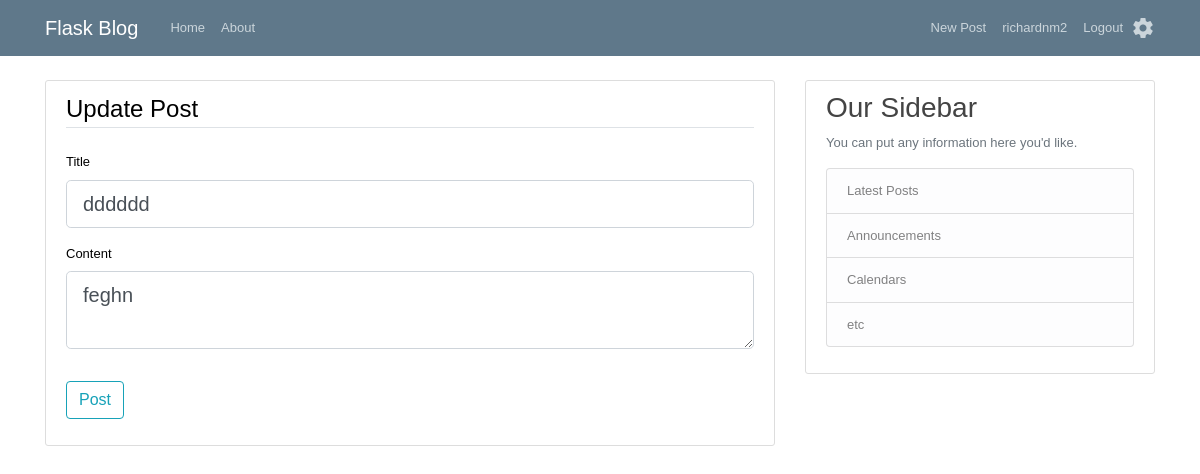
/post/49/update (signed in), run on the app's committed database.
### flaskblog/models.py (models this page shows, shortened)
class User(db.Model, UserMixin):
    id = db.Column(db.Integer, primary_key=True)
    username = db.Column(db.String(20), unique=True, nullable=False)
    email = db.Column(db.String(120), unique=True, nullable=False)
    image_file = db.Column(db.String(20), nullable=False,
                           default='default.jpeg')
    password = db.Column(db.String(60), nullable=False)
    posts = db.relationship('Post', backref='author', lazy=True)
    deleted_posts = db.relationship('DeletedPost', backref='author', lazy=True)

class Post(db.Model):
    id = db.Column(db.Integer, primary_key=True)
    title = db.Column(db.String(100), nullable=False)
    date_posted = db.Column(db.DateTime, nullable=False,
                            default=datetime.utcnow)
    date_edited = db.Column(db.DateTime, nullable=False,
                            default=datetime.utcnow)
    content = db.Column(db.Text, nullable=False)
    user_id = db.Column(db.Integer, db.ForeignKey('user.id'),
                        nullable=False)
    post_history = db.relationship('PostHistory', backref='post',
                                   lazy=True)

### flaskblog/posts/routes.py (the view)
@posts.route("/post/<int:post_id>/update", methods=['GET', 'POST'])
@login_required
def update_post(post_id):
    post = Post.query.get_or_404(post_id)
    if post.author != current_user:
        abort(403)
    form = PostForm()
    if form.validate_on_submit():
        post_edit = PostHistory()
        post_edit.title = post.title
        post_edit.date_edited = post.date_edited
        post_edit.content = post.content
        post_edit.post_id = post.id
        db.session.add(post_edit)
        post.date_edited = datetime.utcnow()
        post.title = form.title.data
        post.content = form.content.data
        db.session.commit()
        flash('Your post has been updated!', 'success')
        return redirect(url_for('posts.post', post_id=post.id))
    elif request.method == 'GET':
        form.title.data = post.title
        form.content.data = post.content
    return render_template('create_post.html', title='Update Post',
                           form=form, legend='Update Post')

### flaskblog/posts/forms.py
class PostForm(FlaskForm):
    title = StringField('Title', validators=[DataRequired()])
    content = TextAreaField('Content', validators=[DataRequired()])
    submit = SubmitField('Post')

### flaskblog/models.py (called while the page is built)
@login_manager.user_loader
def load_user(user_id):
    return User.query.get(int(user_id))

### flaskblog/templates/create_post.html (shortened to what this page needs)
{% extends 'layout.html' %}
{% block content %}
    <div class="content-section">
        <form method="POST" action="" novalidate>
            <fieldset class="form-group">
                <legend class="border-bottom mb-4">{{ legend }}</legend>
                <div class="form-group">
                    {{ form.title.label(class="form-control-label") }}
                    {% if form.title.errors %}
                    {{ form.title(class="form-control form-control-lg is-invalid") }}
                    <div class="invalid-feedback">
                        {% for error in form.title.errors %}
                            <span>{{  error }}</span>
                        {% endfor %}
                    </div>
                    {% else %}
                        {{ form.title(class="form-control form-control-lg") }}
                    {% endif %}
                </div>
                <div class="form-group">
                    {{ form.content.label(class="form-control-label") }}
                    {% if form.content.errors %}
                    {{ form.content(class="form-control form-control-lg is-invalid") }}
                    <div class="invalid-feedback">
                        {% for error in form.content.errors %}
                            <span>{{  error }}</span>
                        {% endfor %}
                    </div>
                    {% else %}
                        {{ form.content(class="form-control form-control-lg") }}
                    {% endif %}
                </div>
            </fieldset>
            <div class="form-group">
                {{ form.submit(class="btn btn-outline-info") }}
            </div>
        </form>
    </div>
{% endblock content %}

### flaskblog/templates/layout.html (shortened to what this page needs)
<!DOCTYPE html>
<html lang="en">
<head window.location.reload(true)>
  <link rel="stylesheet" href="https://maxcdn.bootstrapcdn.com/bootstrap/4.0.0/css/bootstrap.min.css">
  <link rel="stylesheet" type="text/css" href="{{ url_for('static', filename='main.css') }}">
  <link rel="stylesheet" href="{{ url_for('static', filename='style2.css') }}">
</head>
<body location.reload()>
    <header class="site-header">
        <nav class="navbar navbar-expand-md navbar-dark bg-steel fixed-top">
          <div class="container">
            <a class="navbar-brand mr-4" href="/">Flask Blog</a>
            <div class="collapse navbar-collapse" id="navbarToggle">
              <div class="navbar-nav mr-auto">
                <a class="nav-item nav-link" href="{{ url_for('main.home') }}">Home</a>
                <a class="nav-item nav-link" href="{{ url_for('main.about') }}">About</a>
              </div>
              <div class="navbar-nav">
                <div class="navbar-nav">
                  {% if current_user.is_authenticated %}
                  <a class="nav-item nav-link" href="{{ url_for('posts.new_post')}}">New Post</a>
                  <a class="nav-item nav-link" href="{{ url_for('users.account')}}">{{ current_user.username }} </a>
                  <a class="nav-item nav-link" href="{{ url_for('users.logout')}}">Logout</a>
                  <div class="center-vertical">
                      <a class="nav-item nav-icon" href="/settings"> <i class="material-icons small-icon">settings</i> </a>
                  </div>
                </div>
                  {% else %}
                    <a class="nav-item nav-link" href="{{ url_for('users.login')}}">Login</a>
                    <a class="nav-item nav-link" href="{{ url_for('users.register')}}">Register</a>
                  {% endif %}
                </div>
              </div>
            </div>
        </nav>
    </header>
    <main role="main" class="container">
        <div class="row">
            <div class="col-md-8">
                {% block content %}
                {% endblock %}
            </div>
                <div class="col-md-4">
                <div class="content-section">
                    <h3>Our Sidebar</h3>
                    <p class='text-muted'>You can put any information here you'd like.
                    <ul class="list-group">
                        <li class="list-group-item list-group-item-light">Latest Posts</li>
                        <li class="list-group-item list-group-item-light">Announcements</li>
                        <li class="list-group-item list-group-item-light">Calendars</li>
                        <li class="list-group-item list-group-item-light">etc</li>
                    </ul>
                    </p>
                </div>
            </div>
        </div>
    </main>
</body>
</html>

### flaskblog/static/main.css (style rules this page uses)
body { background: #fafafa; color: #333333; margin-top: 5rem; }
h1, h2, h3, h4, h5, h6 { color: #444444; }
.bg-steel { background-color: #5f788a; }
.site-header .navbar-nav .nav-link { color: #cbd5db; }
.content-section { background: #ffffff; padding: 10px 20px; border: 1px solid #dddddd; border-radius: 3px; margin-bottom: 20px; }
.center-vertical { margin: auto; vertical-align: middle; display: inline-flex; }
.small-icon { font-size: 18px; }
.nav-icon { padding-top: 5px; color: #cbd5db; }

### flaskblog/static/style2.css (style rules this page uses)
* { margin:0px; }
body { background-color: #FFFFFF; font-family: Verdana,Arial,Helvetica,sans-serif; font-size: small; color: #000000; }

### data on the page
User: username "richardnm2"
Post: title "dddddd", content "feghn"

### other printed values
{{ legend }} "Update Post"
